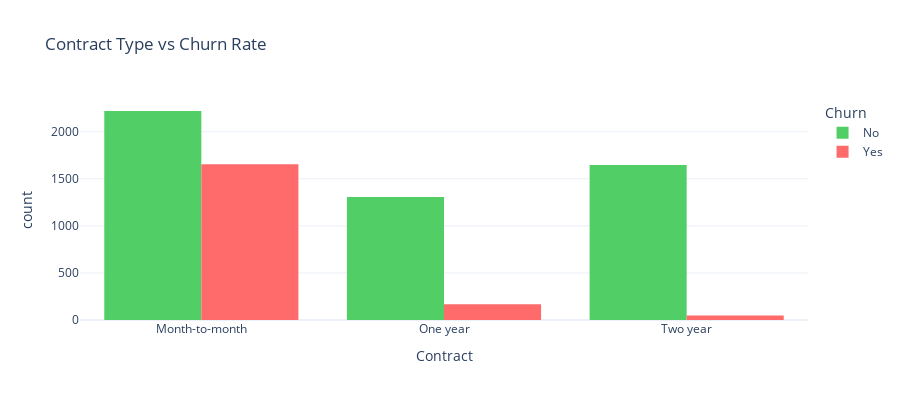

Source (notebook cell):
### Markdown cell above
### Contract Type Analysis

### Code cell
print("CONTRACT TYPE ANALYSIS")
print("="*60)

contract_churn = df.groupby('Contract')['Churn'].value_counts(normalize=True).unstack()
contract_churn_pct = (contract_churn['Yes'] * 100).round(1)

print("\nChurn Rate by Contract Type:")
for contract, rate in contract_churn_pct.items():
    print(f"  {contract:20s}: {rate:>5.1f}%")

# Count by contract type
contract_counts = df['Contract'].value_counts()
print(f"\nCustomer Distribution:")
for contract, count in contract_counts.items():
    pct = (count / len(df) * 100)
    print(f"  {contract:20s}: {count:>5,} ({pct:>5.1f}%)")

# Visualization
fig = px.histogram(df, x='Contract', color='Churn',
                   title='Contract Type vs Churn Rate',
                   color_discrete_map={'Yes': '#ff6b6b', 'No': '#51cf66'},
                   barmode='group')
fig.update_layout(height=400)
fig.show()

print("\nKEY INSIGHT: Month-to-month contracts have 3x higher churn!")
print("   → Converting to longer contracts is critical retention strategy")

### Figure 1 — Plotly figure (JSON) as saved in the notebook; plotly's stock layout.template omitted (floating-point values rounded to 4 significant figures; data arrays with more than 128 entries replaced by an {"elided": "..."} marker saying what was removed)
{"data": [{"alignmentgroup": "True", "bingroup": "x", "hovertemplate": "Churn=No<br>Contract=%{x}<br>count=%{y}<extra></extra>", "legendgroup": "No", "marker": {"color": "#51cf66", "pattern": {"shape": ""}}, "name": "No", "offsetgroup": "No", "orientation": "v", "showlegend": true, "type": "histogram", "x": {"elided": "5174 str values"}, "xaxis": "x", "yaxis": "y"}, {"alignmentgroup": "True", "bingroup": "x", "hovertemplate": "Churn=Yes<br>Contract=%{x}<br>count=%{y}<extra></extra>", "legendgroup": "Yes", "marker": {"color": "#ff6b6b", "pattern": {"shape": ""}}, "name": "Yes", "offsetgroup": "Yes", "orientation": "v", "showlegend": true, "type": "histogram", "x": {"elided": "1869 str values"}, "xaxis": "x", "yaxis": "y"}], "layout": {"barmode": "group", "height": 400, "legend": {"title": {"text": "Churn"}, "tracegroupgap": 0}, "title": {"text": "Contract Type vs Churn Rate"}, "xaxis": {"anchor": "y", "domain": [0, 1], "title": {"text": "Contract"}}, "yaxis": {"anchor": "x", "domain": [0, 1], "title": {"text": "count"}}}}
